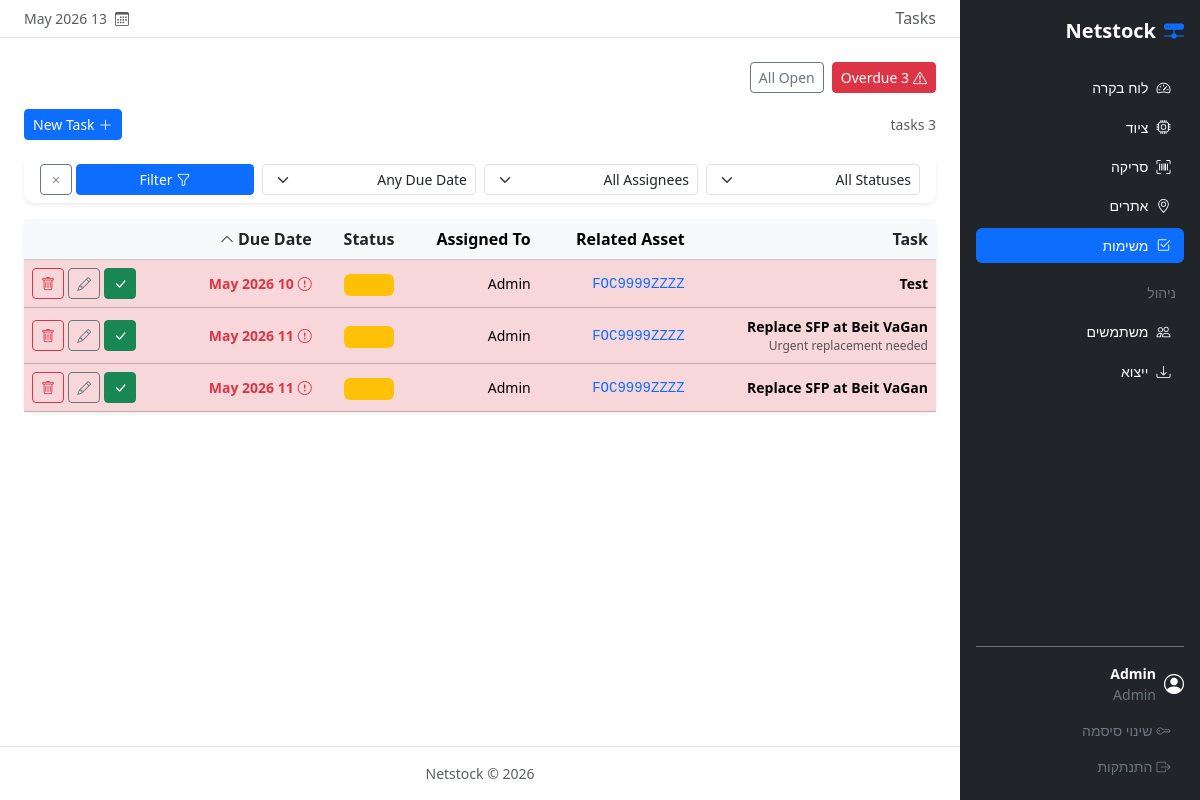
Screenshot of /tasks/ (signed in) with the database file from the repository.
### app/models/user.py (models this page shows, shortened)
class User(UserMixin, db.Model):
    __tablename__ = 'users'
    id = db.Column(db.Integer, primary_key=True)
    name = db.Column(db.String(100), nullable=False)
    email = db.Column(db.String(150), unique=True, nullable=False)
    password_hash = db.Column(db.String(255), nullable=False)
    role = db.Column(db.Enum('admin', 'technician', 'viewer', name='user_role'),
                     nullable=False, default='technician')
    created_at = db.Column(db.DateTime, default=datetime.utcnow)
    assigned_assets = db.relationship('Asset', foreign_keys='Asset.assigned_to_id',
                                      backref='assignee', lazy='dynamic')
    events = db.relationship('AssetEvent', backref='performed_by_user', lazy='dynamic')
    tasks = db.relationship('Task', backref='assignee', lazy='dynamic')
    @property
    def is_admin(self):
        return self.role == 'admin'

### app/models/task.py (models this page shows, shortened)
class Task(db.Model):
    __tablename__ = 'tasks'
    STATUSES = ['pending', 'in_progress', 'done']
    STATUS_LABELS = {
        'pending': 'ממתין',
        'in_progress': 'בביצוע',
        'done': 'הושלם',
    }
    STATUS_COLORS = {
        'pending': 'warning',
        'in_progress': 'primary',
        'done': 'success',
    }
    id = db.Column(db.Integer, primary_key=True)
    title = db.Column(db.String(255), nullable=False)
    asset_id = db.Column(db.Integer, db.ForeignKey('assets.id'), nullable=True)
    assigned_to_id = db.Column(db.Integer, db.ForeignKey('users.id'), nullable=True)
    due_date = db.Column(db.Date, nullable=True)
    status = db.Column(
        db.Enum(*STATUSES, name='task_status'),
        nullable=False,
        default='pending'
    )
    notes = db.Column(db.Text)
    created_at = db.Column(db.DateTime, default=datetime.utcnow)
    @property
    def status_label(self):
        return self.STATUS_LABELS.get(self.status, self.status)
    @property
    def status_color(self):
        return self.STATUS_COLORS.get(self.status, 'secondary')
    @property
    def is_overdue(self):
        return self.due_date and self.due_date < date.today() and self.status != 'done'

### app/models/asset.py (models this page shows, shortened)
class Asset(db.Model):
    __tablename__ = 'assets'
    STATUSES = ['in_use', 'dismantled', 'in_storage', 'assigned', 'faulty', 'retired']
    STATUS_LABELS = {
        'in_use': 'בשימוש',
        'dismantled': 'פורק',
        'in_storage': 'באחסון',
        'assigned': 'מוקצה',
        'faulty': 'פגום',
        'retired': 'הוצא משירות',
    }
    STATUS_COLORS = {
        'in_use': 'success',
        'dismantled': 'warning',
        'in_storage': 'info',
        'assigned': 'primary',
        'faulty': 'danger',
        'retired': 'secondary',
    }
    id = db.Column(db.Integer, primary_key=True)
    serial_number = db.Column(db.String(100), unique=True, nullable=False)
    barcode = db.Column(db.String(100), unique=True, nullable=True)
    asset_type_id = db.Column(db.Integer, db.ForeignKey('asset_types.id'), nullable=False)
    model = db.Column(db.String(150))
    manufacturer = db.Column(db.String(150))
    status = db.Column(
        db.Enum(*STATUSES, name='asset_status'),
        nullable=False,
        default='in_storage'
    )
    current_site_id = db.Column(db.Integer, db.ForeignKey('sites.id'), nullable=True)
    assigned_to_id = db.Column(db.Integer, db.ForeignKey('users.id'), nullable=True)
    due_date = db.Column(db.Date, nullable=True)
    notes = db.Column(db.Text)
    created_at = db.Column(db.DateTime, default=datetime.utcnow)
    updated_at = db.Column(db.DateTime, default=datetime.utcnow, onupdate=datetime.utcnow)
    events = db.relationship('AssetEvent', backref='asset', lazy='dynamic',
                             order_by='AssetEvent.event_date.desc()')
    tasks = db.relationship('Task', backref='asset', lazy='dynamic')

### app/routes/tasks.py (the view)
@tasks_bp.route('/')
@login_required
def list_tasks():
    status_filter = request.args.get('status', '')
    assignee_filter = request.args.get('assignee', type=int)
    due_filter = request.args.get('due', '')
    sort = request.args.get('sort', 'due_date')
    order = request.args.get('order', 'asc')
    today = date.today()
    soon = today + timedelta(days=7)
    query = Task.query
    if status_filter:
        query = query.filter(Task.status == status_filter)
    if assignee_filter:
        query = query.filter(Task.assigned_to_id == assignee_filter)
    if due_filter == 'overdue':
        query = query.filter(Task.due_date < today, Task.status != 'done')
    elif due_filter == 'soon':
        query = query.filter(Task.due_date >= today, Task.due_date <= soon, Task.status != 'done')
    elif due_filter == 'open':
        query = query.filter(Task.status != 'done')
    sort_col = {
        'due_date':   Task.due_date,
        'status':     Task.status,
        'created_at': Task.created_at,
        'title':      Task.title,
    }.get(sort, Task.due_date)
    query = query.order_by(sort_col.asc() if order == 'asc' else sort_col.desc())
    tasks = query.all()
    users = User.query.order_by(User.name).all()
    overdue_count = Task.query.filter(Task.due_date < today, Task.status != 'done').count()
    due_soon_count = Task.query.filter(Task.due_date >= today, Task.due_date <= soon, Task.status != 'done').count()
    return render_template(
        'tasks/list.html',
        tasks=tasks,
        users=users,
        status_filter=status_filter,
        assignee_filter=assignee_filter,
        due_filter=due_filter,
        sort=sort,
        order=order,
        today=today,
        overdue_count=overdue_count,
        due_soon_count=due_soon_count,
    )

### app/models/user.py (called while the page is built)
@login_manager.user_loader
def load_user(user_id):
    return User.query.get(int(user_id))

### app/templates/tasks/list.html (shortened to what this page needs)
{% extends 'base.html' %}
{% block page_title %}Tasks{% endblock %}
{% block content %}
{% if overdue_count or due_soon_count %}
<div class="d-flex gap-2 mb-3 flex-wrap">
  {% if overdue_count %}
  <a href="?due=overdue" class="btn btn-sm btn-danger">
    <i class="bi bi-exclamation-triangle me-1"></i>{{ overdue_count }} Overdue
  </a>
  {% endif %}
  <a href="?due=open" class="btn btn-sm btn-outline-secondary">All Open</a>
</div>
{% endif %}
<div class="d-flex justify-content-between align-items-center mb-3">
  <span class="text-muted small">{{ tasks | length }} task{{ 's' if tasks | length != 1 }}</span>
  <a href="{{ url_for('tasks.new_task') }}" class="btn btn-primary btn-sm">
    <i class="bi bi-plus-lg me-1"></i>New Task
  </a>
</div>
<div class="card border-0 shadow-sm mb-3">
  <div class="card-body py-2">
    <form method="GET" class="row g-2 align-items-end">
      <div class="col-6 col-md-3">
        <select name="status" class="form-select form-select-sm">
          <option value="">All Statuses</option>
        </select>
      </div>
      <div class="col-6 col-md-3">
        <select name="assignee" class="form-select form-select-sm">
          <option value="">All Assignees</option>
        </select>
      </div>
      <div class="col-6 col-md-3">
        <select name="due" class="form-select form-select-sm">
          <option value="">Any Due Date</option>
        </select>
      </div>
      <div class="col-6 col-md-3 d-flex gap-1">
        <button type="submit" class="btn btn-sm btn-primary flex-grow-1">
          <i class="bi bi-funnel me-1"></i>Filter
        </button>
        <a href="{{ url_for('tasks.list_tasks') }}" class="btn btn-sm btn-outline-secondary">
          <i class="bi bi-x"></i>
        </a>
      </div>
    </form>
  </div>
</div>
<div class="card border-0 shadow-sm">
  <div class="table-responsive">
    <table class="table table-hover align-middle mb-0">
      <thead class="table-light">
        <tr>
          <th>
            <a href="?status={{ status_filter }}&assignee={{ assignee_filter or '' }}&due={{ due_filter }}&sort=title&order={{ 'desc' if sort == 'title' and order == 'asc' else 'asc' }}"
               class="text-decoration-none text-dark d-flex align-items-center gap-1">
              Task
            </a>
          </th>
          <th>Related Asset</th>
          <th>Assigned To</th>
          <th>
            <a href="?status={{ status_filter }}&assignee={{ assignee_filter or '' }}&due={{ due_filter }}&sort=status&order={{ 'desc' if sort == 'status' and order == 'asc' else 'asc' }}"
               class="text-decoration-none text-dark d-flex align-items-center gap-1">
              Status
            </a>
          </th>
          <th>
            <a href="?status={{ status_filter }}&assignee={{ assignee_filter or '' }}&due={{ due_filter }}&sort=due_date&order={{ 'desc' if sort == 'due_date' and order == 'asc' else 'asc' }}"
               class="text-decoration-none text-dark d-flex align-items-center gap-1">
              Due Date
              {% if sort == 'due_date' %}<i class="bi bi-chevron-{{ 'up' if order == 'asc' else 'down' }} small"></i>{% endif %}
            </a>
          </th>
          <th></th>
        </tr>
      </thead>
      <tbody>
        {% for task in tasks %}
        <tr class="{{ 'table-danger' if task.is_overdue else ('table-light opacity-75' if task.status == 'done') }}">
          <td>
            <div class="fw-semibold small">{{ task.title }}</div>
            {% if task.notes %}
            <div class="text-muted x-small text-truncate" style="max-width:280px;">{{ task.notes }}</div>
            {% endif %}
          </td>
          <td class="small">
            {% if task.asset %}
            <a href="{{ url_for('assets.detail', id=task.asset.id) }}" class="font-monospace text-decoration-none">
              {{ task.asset.serial_number }}
            </a>
            {% else %}
            <span class="text-muted">—</span>
            {% endif %}
          </td>
          <td class="small">{{ task.assignee.name if task.assignee else '—' }}</td>
          <td>
            <span class="badge bg-{{ task.status_color }} bg-opacity-15 text-{{ task.status_color }} border border-{{ task.status_color }} border-opacity-25">
            </span>
          </td>
          <td class="small">
            {% if task.due_date %}
              {% if task.is_overdue %}
                <span class="text-danger fw-semibold">
                  <i class="bi bi-exclamation-circle me-1"></i>{{ task.due_date.strftime('%d %b %Y') }}
                </span>
              {% else %}
                {{ task.due_date.strftime('%d %b %Y') }}
              {% endif %}
            {% else %}
              <span class="text-muted">—</span>
            {% endif %}
          </td>
          <td class="text-end text-nowrap">
            {% if task.status != 'done' %}
            <form method="POST" action="{{ url_for('tasks.mark_done', id=task.id) }}" class="d-inline">
              <button type="submit" class="btn btn-sm btn-success" title="Mark Done">
                <i class="bi bi-check-lg"></i>
              </button>
            </form>
            {% endif %}
            <a href="{{ url_for('tasks.edit', id=task.id) }}" class="btn btn-sm btn-outline-secondary" title="Edit">
              <i class="bi bi-pencil"></i>
            </a>
            {% if current_user.is_admin %}
            <form method="POST" action="{{ url_for('tasks.delete', id=task.id) }}" class="d-inline"
                  onsubmit="return confirm('Delete this task?')">
              <button type="submit" class="btn btn-sm btn-outline-danger" title="Delete">
                <i class="bi bi-trash"></i>
              </button>
            </form>
            {% endif %}
          </td>
        </tr>
        {% endfor %}
      </tbody>
    </table>
  </div>
</div>
{% endblock %}

### app/templates/base.html (shortened to what this page needs)
<!DOCTYPE html>
<html lang="he" dir="rtl">
<head>
  <link rel="stylesheet" href="https://cdn.jsdelivr.net/npm/bootstrap@5.3.3/dist/css/bootstrap.rtl.min.css" />
  <link rel="stylesheet" href="https://cdn.jsdelivr.net/npm/bootstrap-icons@1.11.3/font/bootstrap-icons.min.css" />
  <link rel="stylesheet" href="{{ url_for('static', filename='css/style.css') }}" />
</head>
<body>
<div class="d-flex">
  <nav id="sidebar" class="bg-dark text-white d-flex flex-column p-3">
    <a href="{{ url_for('main.dashboard') }}" class="navbar-brand text-white fw-bold fs-5 mb-4 d-flex align-items-center gap-2">
      <i class="bi bi-hdd-network-fill text-primary"></i> Netstock
    </a>
    <ul class="nav nav-pills flex-column gap-1 flex-grow-1">
      <li class="nav-item">
        <a href="{{ url_for('main.dashboard') }}"
           class="nav-link text-white {% if request.endpoint == 'main.dashboard' %}active{% endif %}">
          <i class="bi bi-speedometer2 me-2"></i>לוח בקרה
        </a>
      </li>
      <li class="nav-item">
        <a href="{{ url_for('assets.list_assets') }}"
           class="nav-link text-white {% if request.blueprint == 'assets' %}active{% endif %}">
          <i class="bi bi-cpu me-2"></i>ציוד
        </a>
      </li>
      <li class="nav-item">
        <a href="{{ url_for('scan.index') }}" class="nav-link text-white {% if request.blueprint == 'scan' %}active{% endif %}">
          <i class="bi bi-upc-scan me-2"></i>סריקה
        </a>
      </li>
      <li class="nav-item">
        <a href="{{ url_for('sites.list_sites') }}"
           class="nav-link text-white {% if request.blueprint == 'sites' %}active{% endif %}">
          <i class="bi bi-geo-alt me-2"></i>אתרים
        </a>
      </li>
      <li class="nav-item">
        <a href="{{ url_for('tasks.list_tasks') }}" class="nav-link text-white {% if request.blueprint == 'tasks' %}active{% endif %}">
          <i class="bi bi-check2-square me-2"></i>משימות
        </a>
      </li>
      {% if current_user.is_admin %}
      <li class="nav-item mt-2">
        <span class="nav-link text-secondary small text-uppercase px-2">ניהול</span>
      </li>
      <li class="nav-item">
        <a href="{{ url_for('admin.users') }}"
           class="nav-link text-white {% if request.endpoint == 'admin.users' or request.endpoint == 'admin.new_user' or request.endpoint == 'admin.edit_user' %}active{% endif %}">
          <i class="bi bi-people me-2"></i>משתמשים
        </a>
      </li>
      <li class="nav-item">
        <a href="{{ url_for('admin.export') }}"
           class="nav-link text-white {% if request.endpoint == 'admin.export' %}active{% endif %}">
          <i class="bi bi-download me-2"></i>ייצוא
        </a>
      </li>
      {% endif %}
    </ul>
    <div class="mt-auto border-top border-secondary pt-3">
      <div class="d-flex align-items-center gap-2 mb-2 small text-secondary">
        <i class="bi bi-person-circle fs-5 text-white"></i>
        <div>
          <div class="text-white fw-semibold">{{ current_user.name }}</div>
          <div class="text-capitalize">{{ current_user.role }}</div>
        </div>
      </div>
      <a href="{{ url_for('auth.change_password') }}" class="nav-link text-secondary small">
        <i class="bi bi-key me-1"></i>שינוי סיסמה
      </a>
      <a href="{{ url_for('auth.logout') }}" class="nav-link text-secondary small">
        <i class="bi bi-box-arrow-right me-1"></i>התנתקות
      </a>
    </div>
  </nav>
  <div class="flex-grow-1 d-flex flex-column min-vh-100">
    <header class="bg-white border-bottom px-4 py-2 d-flex align-items-center justify-content-between sticky-top">
      <h6 class="mb-0 text-muted fw-normal">{% block page_title %}{% endblock %}</h6>
      <div class="d-flex align-items-center gap-2 small text-muted">
        <i class="bi bi-calendar3"></i>{{ now.strftime('%d %b %Y') }}
      </div>
    </header>
    <main class="flex-grow-1 p-4">
      {% block content %}{% endblock %}
    </main>
    <footer class="text-center text-muted small py-3 border-top">
      Netstock &copy; {{ now.year }}
    </footer>
  </div>
</div>
</body>
</html>

### app/static/css/style.css (style rules this page uses)
#sidebar { width: 240px; min-height: 100vh; position: sticky; top: 0; height: 100vh; overflow-y: auto; flex-shrink: 0; }
#sidebar .nav-link { border-radius: 6px; font-size: 0.875rem; padding: 0.45rem 0.85rem; transition: background-color 0.15s; }
#sidebar .nav-link.active { background-color: var(--bs-primary); }
.x-small { font-size: 0.75rem; }
.card { border-radius: 10px; }

### rows the page displays
User: name "Admin", role "Admin"
Task: title "Test", asset.serial_number "FOC9999ZZZZ", assignee "Admin", due_date "10 May 2026"
Task: title "Replace SFP at Beit VaGan", notes "Urgent replacement needed", asset.serial_number "FOC9999ZZZZ", assignee "Admin", due_date "11 May 2026"
Task: title "Replace SFP at Beit VaGan", asset.serial_number "FOC9999ZZZZ", assignee "Admin", due_date "11 May 2026"

### other values shown
{{ 's' if tasks | length != 1 }} "s"
